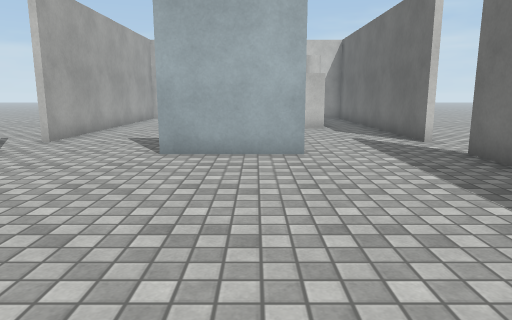
[1] (above)

12 first-person views from a walk through a scene from a Unity 3-D project. The camera is 1.2 m above the floor, tilts 10° down and sees 70° across. The floor is counted in squares, 1 m on a side. Each view is taken from the middle of a square. On the plan, view 1 faces up. The plan holds only what a view shows up to about 15 squares ahead; the rest is blank. The place goes on beyond the plan. Surface patterns are stand-ins for the level's own textures.

[2]
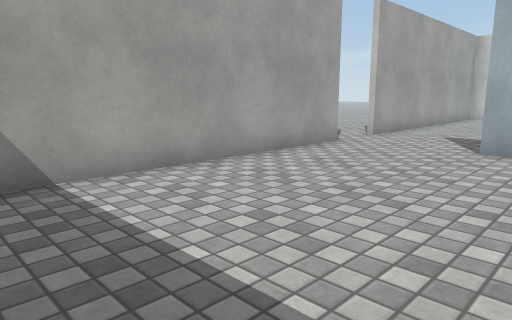

[3]
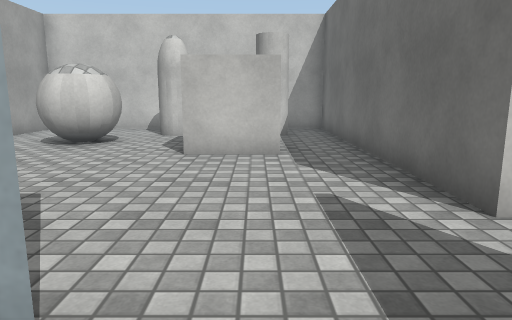

[4]
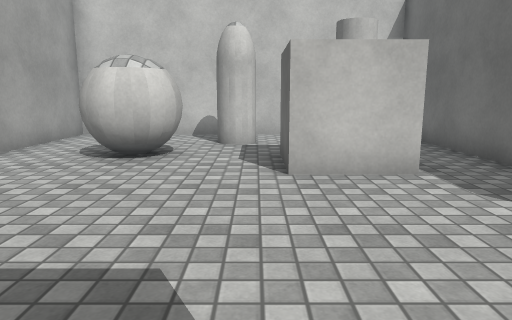

[5]
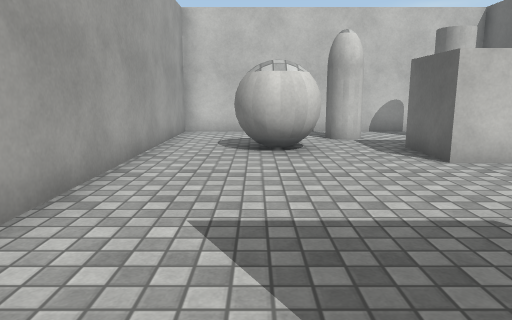

[6]
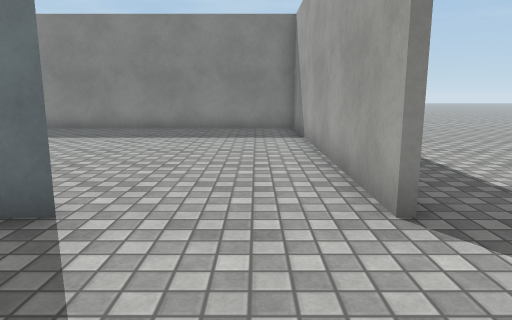

[7]
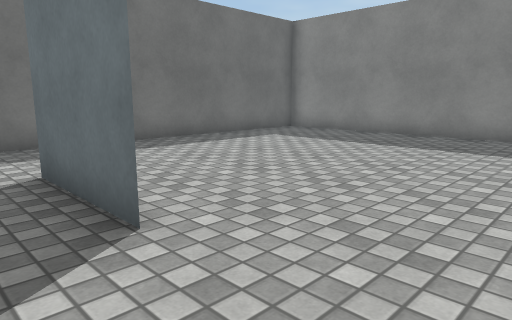

[8]
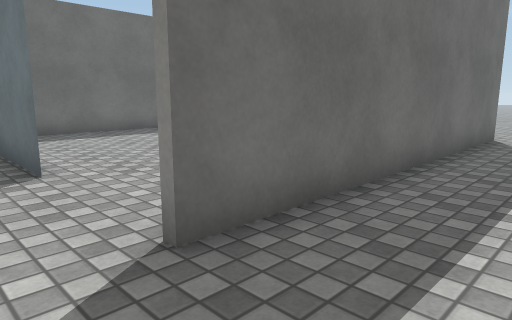

[9]
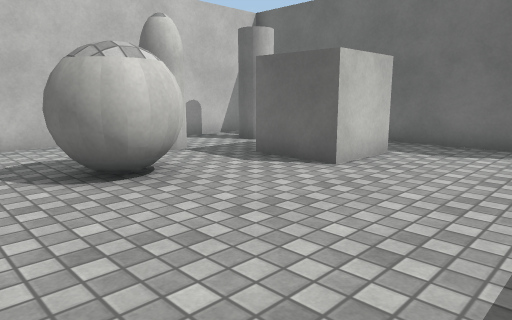

[10]
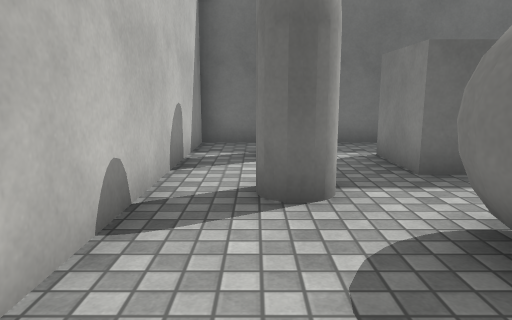

[11]
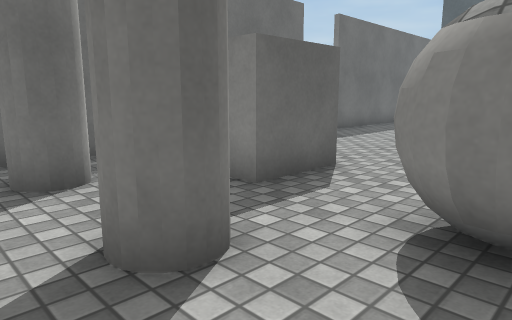

[12]
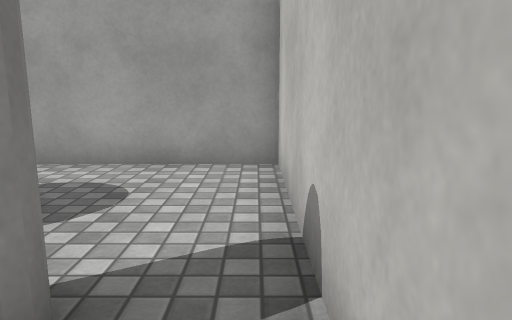

### Floor plan
Key: @ floor where view 1 was taken; # wall or solid block; . floor; O other object.
Columns run from 12 left of view 1 to 7 right of it. Each row starts with its distance up from view 1.
 20        ##########
 19       ##........#
 18       #....##.OO#
 17       #....##.OO#
 16       #..OO.....#
 15   ..  #..OO..OO.#
 14   ... #......OO.#
 13    .. #.........# ..
 12     ..#.........# ..
 11     ..#.........#..
 10      .#.........#..
  9     . ............
  8      .............
  7     ..#...###...#
  6     ..#.........#
  5     ..#.........#
  4    ...#.........#
  3   ....#.........#
  2   ....#.........#
  1  ... .#.........#
  0 ....  #.....@...#
 -1 ...   #.........#
 -2 ...   ###########
 -3 ..    .
 -4 ..

Where each view was taken, in squares from view 1:
view 1: 0 up, 0 right, facing up
view 2: 1 down, 0 right, facing up-left
view 3: 6 up, 2 right, facing up
view 4: 8 up, 0 right, facing up
view 5: 7 up, 3 left, facing up
view 6: 11 up, 4 left, facing down
view 7: 9 up, 5 left, facing down-right
view 8: 9 up, 8 left, facing down-right
view 9: 10 up, 5 left, facing up-right
view 10: 18 up, 5 left, facing right
view 11: 19 up, 3 left, facing down-right
view 12: 19 up, 1 right, facing left
